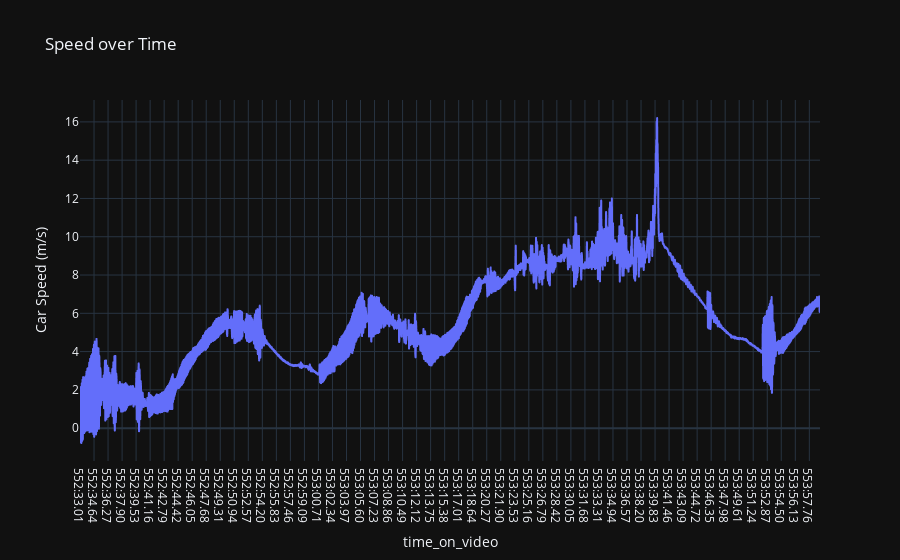

Notebook code cell kept with this figure:
### Code cell
import pandas as pd
import plotly.express as px

# Load your data
df = pd.read_csv('NoAeroRun.csv')

# Convert the times to milliseconds
start_time_ms = 9 * 60 * 60 * 1000 + 12 * 60 * 1000 + 33 * 1000 + 5
end_time_ms = 9 * 60 * 60 * 1000 + 13 * 60 * 1000 + 59 * 1000 + 2

# Indices and their corresponding times
start_index = 2121
end_index = 13263

# Time difference and index difference
time_diff_ms = end_time_ms - start_time_ms
index_diff = end_index - start_index

# Time per index
time_per_index_ms = time_diff_ms / index_diff

# Define the radius of the tires
radius = 0.26035  # in meters
gear_ratio = 3.54

# Convert motor speed (RPM) to wheel speed (m/s)
df['Wheel_Speed'] = (df['D2_Motor_Speed'] * (2 * 3.141592653589793 * radius) / 60) / gear_ratio

# Invert and convert IVT_Result_I to kiloamperes
df['IVT_Result_I'] = df['IVT_Result_I'] * -1 / 1000

# Define the time interval in seconds (9 milliseconds)
time_interval = 0.009  # seconds

# Calculate power at each time point
df['Power'] = df['D1_DC_Bus_Voltage'] * df['IVT_Result_I']

# Calculate incremental energy used at each time point
df['Incremental_Energy'] = df['Power'] * time_interval  # Energy in Joules (Watt-seconds)

# Calculate the cumulative energy used
df['Total_Energy'] = df['Incremental_Energy'].cumsum()

# Create the new time column
df['adjusted_time_ms'] = start_time_ms + (df.index - start_index) * time_per_index_ms

# Function to convert milliseconds to video time format
def ms_to_video_time(ms):
    minutes = ms // 60000
    seconds = (ms % 60000) / 1000
    return f"{int(minutes):02}:{seconds:05.2f}"

df['time_on_video'] = df['adjusted_time_ms'].apply(ms_to_video_time)

# Filter the DataFrame to include only relevant indices
df_video = df[(df.index >= start_index) & (df.index <= end_index)]

# Create the plot
fig = px.line(df_video, x='time_on_video', y='Wheel_Speed', title='Speed over Time', labels={'Wheel_Speed': 'Car Speed (m/s)'})
fig.show()

### Figure 1 — Plotly figure (JSON) as saved in the notebook; plotly's stock layout.template omitted (floating-point values rounded to 4 significant figures; data arrays with more than 128 entries replaced by an {"elided": "..."} marker saying what was removed)
{"data": [{"hovertemplate": "time_on_video=%{x}<br>Car Speed (m/s)=%{y}<extra></extra>", "legendgroup": "", "line": {"color": "#636efa", "dash": "solid"}, "marker": {"symbol": "circle"}, "mode": "lines", "name": "", "showlegend": false, "x": {"elided": "11143 str values"}, "xaxis": "x", "y": {"elided": "11143 float values"}, "yaxis": "y", "type": "scattergl"}], "layout": {"xaxis": {"anchor": "y", "domain": [0.0, 1.0], "title": {"text": "time_on_video"}}, "yaxis": {"anchor": "x", "domain": [0.0, 1.0], "title": {"text": "Car Speed (m/s)"}}, "legend": {"tracegroupgap": 0}, "title": {"text": "Speed over Time"}}}
